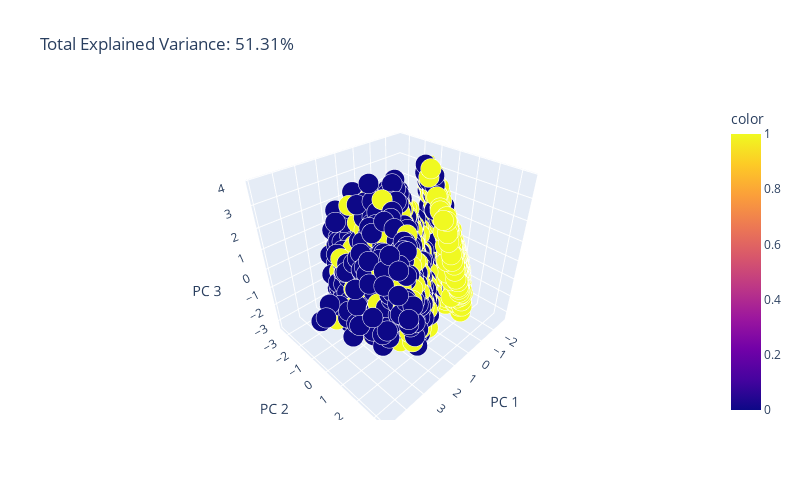

The notebook cell this image was saved under:
### Markdown cell above
### PCA
Just for fun, let's look at the transformed data in PCA space. This gives a low dimensional representation of the data, which preserves local and global structure.

### Code cell
pca = PCA(n_components=3)
components = pca.fit_transform(X)

total_var = pca.explained_variance_ratio_.sum() * 100

fig = px.scatter_3d(
    components, x=0, y=1, z=2, color=y, size=0.1*np.ones(len(X)), opacity = 1,
    title=f'Total Explained Variance: {total_var:.2f}%',
    labels={'0': 'PC 1', '1': 'PC 2', '2': 'PC 3'},
    width=800, height=500
)
fig.show()

### Figure 1 — Plotly figure (JSON) as saved in the notebook; plotly's stock layout.template omitted (floating-point values rounded to 4 significant figures; data arrays with more than 128 entries replaced by an {"elided": "..."} marker saying what was removed)
{"data": [{"hovertemplate": "PC 1=%{x}<br>PC 2=%{y}<br>PC 3=%{z}<br>size=%{marker.size}<br>color=%{marker.color}<extra></extra>", "legendgroup": "", "marker": {"color": {"elided": "8693 int values"}, "coloraxis": "coloraxis", "opacity": 1, "size": {"elided": "8693 float values"}, "sizemode": "area", "sizeref": 0.00025, "symbol": "circle"}, "mode": "markers", "name": "", "scene": "scene", "showlegend": false, "type": "scatter3d", "x": {"elided": "8693 float values"}, "y": {"elided": "8693 float values"}, "z": {"elided": "8693 float values"}}], "layout": {"coloraxis": {"colorbar": {"title": {"text": "color"}}, "colorscale": [[0, "#0d0887"], [0.1111, "#46039f"], [0.2222, "#7201a8"], [0.3333, "#9c179e"], [0.4444, "#bd3786"], [0.5556, "#d8576b"], [0.6667, "#ed7953"], [0.7778, "#fb9f3a"], [0.8889, "#fdca26"], [1, "#f0f921"]]}, "height": 500, "legend": {"itemsizing": "constant", "tracegroupgap": 0}, "scene": {"domain": {"x": [0, 1], "y": [0, 1]}, "xaxis": {"title": {"text": "PC 1"}}, "yaxis": {"title": {"text": "PC 2"}}, "zaxis": {"title": {"text": "PC 3"}}}, "title": {"text": "Total Explained Variance: 51.31%"}, "width": 800}}
